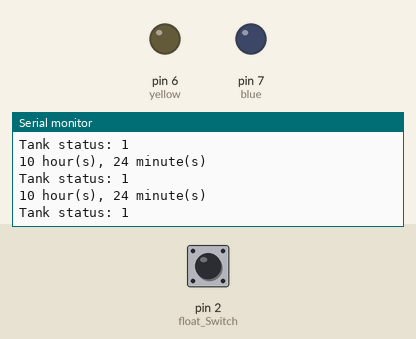
Bench run of a sketch on a simulated Arduino Uno, built with avr-gcc and run on an emulated ATmega328P. On the bench: output pins drawn as LEDs (lit = HIGH), the last lines printed to the serial monitor. The inputs (shaded band) are chosen by the test bench; at power-on: pin 2 (float_Switch) HIGH. The local clock reads 2024-03-15 10:24:30 at power-on unless the sketch sets it; pins used as bus, display or sensor lines are not drawn.

Above: at 4.2 s.
4.3 s: pin 2 (float_Switch) pulled LOW for 1 s
At 5.1 s:
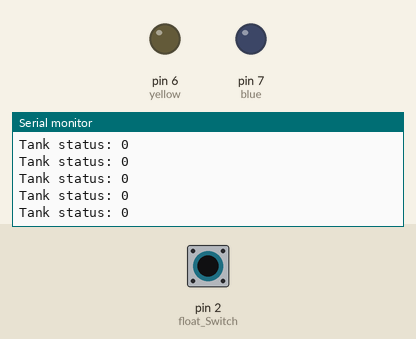
8.3 s: pin 2 (float_Switch) pulled LOW for 0.15 s
11.4 s: pin 2 (float_Switch) driven LOW
14.4 s: pin 2 (float_Switch) driven HIGH
At 15.4 s:
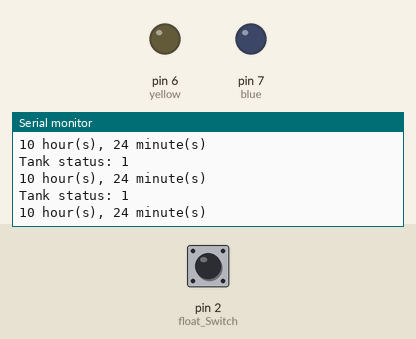

Measured:
- after the input at 4.3 s, the serial monitor: prints a new line after 0.07 s (image 1)

The sketch:

rtctestsversion2.ino
```cpp
 #include <DS3231.h>


DS3231  rtc(SDA, SCL);
Time t;
int flag=0;
 int full_hour=0; //SET TIME TO ON RELAY (24 HOUR FORMAT)
 int full_min=0;

int empty_hour=0;
int empty_min=0;

//const int OffHour = 18; //SET TIME TO OFF RELAY
//const int OffMin = 47;

int yellow=6;
int blue=7;
int power=4;
int float_Switch=2;
 int check_state;
bool pick_time=true;
void setup() {
  Serial.begin(9600);
  rtc.begin();
  rtc.setDOW(THURSDAY);     // Set Day-of-Week to SUNDAY
 //rtc.setTime(9, 03, 0);     // Set the time to 12:00:00 (24hr format)
 // rtc.setDate(7, 12, 2021);   // Set the date to January 1st, 2014

pinMode(yellow, OUTPUT);
 pinMode(blue, OUTPUT);
 pinMode(power, OUTPUT);
 pinMode(float_Switch,INPUT_PULLUP);

  Serial.print("closing");
   digitalWrite(power,HIGH);
  digitalWrite(blue,LOW);
  digitalWrite(yellow,LOW);
   delay (3000);

   digitalWrite(power,LOW);
  digitalWrite(blue,LOW);
  digitalWrite(yellow,LOW);

  if(digitalRead(float_Switch) == HIGH)
  {
   pick_time=false;
   t = rtc.getTime();
   full_hour=t.hour;
   full_min=t.min;
   Serial.print(full_hour);
   Serial.print(" hour(s), ");
   Serial.print(full_min);
   Serial.print(" minute(s)");
   Serial.println(" ");


  }

}

void loop()
{
 float_sensor();


  if(check_state==0)
  {
    if(pick_time)
    {
    t = rtc.getTime();
    full_hour=t.hour;
    full_min=t.min;
    Serial.print(full_hour);
    Serial.print(" hour(s), ");
    Serial.print(full_min);
    Serial.print(" minute(s)");
    Serial.println(" ");
    Serial.print("closing");
    digitalWrite(power,HIGH);
    digitalWrite(blue,LOW);
    digitalWrite(yellow,LOW);
    delay (3000);
    digitalWrite(power,LOW);
    digitalWrite(blue,LOW);
    digitalWrite(yellow,LOW);
    pick_time=false;
  }
  }
  else if (check_state==1)
  {
    if(!pick_time)
    {
     t = rtc.getTime();
    empty_hour=t.hour;
    empty_min=t.min;
    Serial.print(empty_hour);
    Serial.print(" hour(s), ");
    Serial.print(empty_min);
    Serial.print(" minute(s)");
    Serial.println(" ");
    int diff_hr=empty_hour-full_hour;
    int diff_min=empty_min-full_min;

    if(diff_min==2)
    {
        Serial.print("opening");
  digitalWrite(power,HIGH);
  digitalWrite(blue,HIGH);
  digitalWrite(yellow,HIGH);
   delay (3000);
   digitalWrite(power,LOW);
  digitalWrite(blue,LOW);
  digitalWrite(yellow,LOW);
   delay (1000);
   pick_time=true;

    }

  }

}
}
```

float_switch.ino
```cpp
void float_sensor()
{
  Serial.print("Tank status: " );
  Serial.println(digitalRead(float_Switch));

  if(digitalRead(float_Switch) == LOW)//empty
  {
    check_state=0;//FULL

  }
 else
 {
  check_state=1;//EMPTY
 }
}
```
